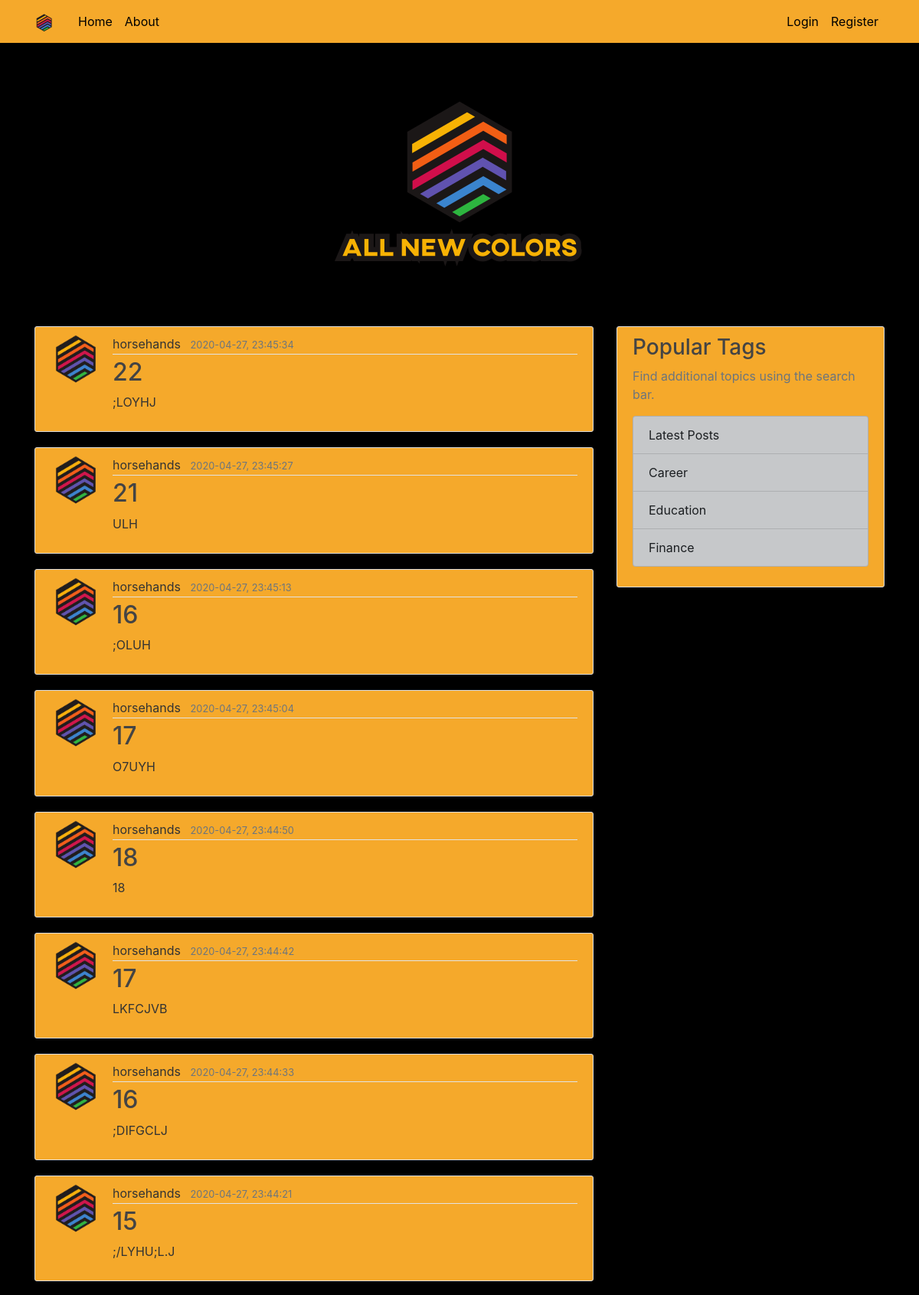
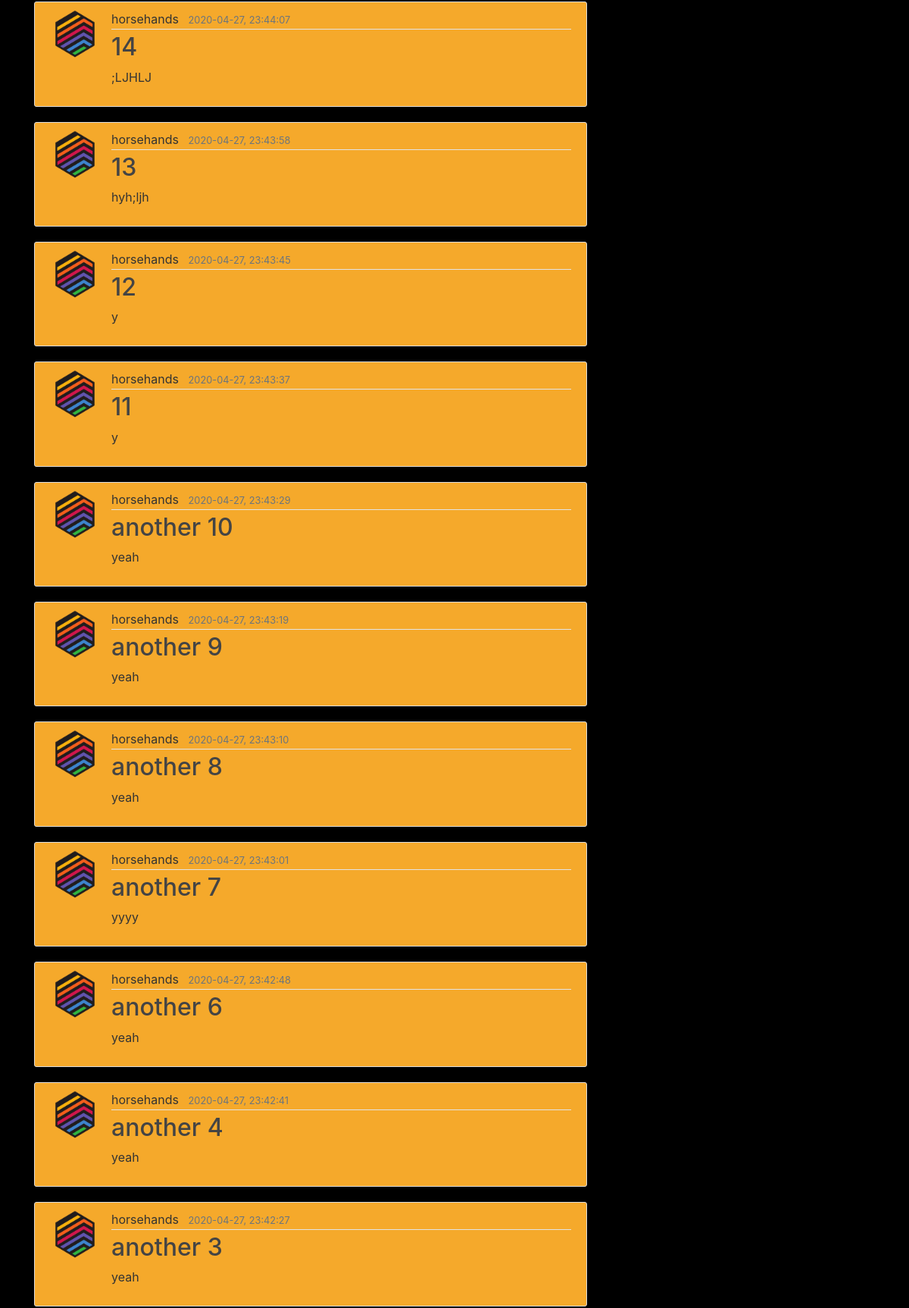
The page /home (upper part) on the database its author committed (2 pictures, top to bottom).
### main/models.py (models this page shows, shortened)
class Post(db.Model):
	id = db.Column(db.Integer, primary_key=True)
	title = db.Column(db.String(100), nullable=False)
	date_posted = db.Column(db.DateTime, nullable=False, default=datetime.utcnow)
	content = db.Column(db.Text, nullable=False)
	user_id = db.Column(db.Integer, db.ForeignKey('user.id'), nullable=False)

class User(db.Model, UserMixin):
	id = db.Column(db.Integer, primary_key=True)
	username = db.Column(db.String(20), unique=True, nullable=False)
	email = db.Column(db.String(120), unique=True, nullable=False)
	image_file = db.Column(db.String(20), nullable=False, default='profile-default.png')
	password = db.Column(db.String(60), nullable=False)
	posts = db.relationship('Post', backref='author', lazy=True)

### main/routes.py (the view)
@app.route('/')
@app.route('/home')
def home():
    page = request.args.get('page', 1, type=int)
    posts = Post.query.order_by(Post.date_posted.desc()).paginate(page=page, per_page=20)
    return render_template('home.html', posts=posts)

### main/templates/home.html (shortened to what this page needs)
{% extends "layout.html" %}
{% block content %}
	{% for post in posts.items %}
    <article class="media content-section">
      <img class="rounded-circle article-img" src="{{ url_for('static', filename='profile_pics/' + post.author.image_file) }}">
      <div class="media-body">
        <div class="article-metadata">
          <a class="mr-2" href="{{ url_for('user_posts', username=post.author.username) }}">{{ post.author.username }}</a>
          <small class="text-muted">{{ post.date_posted.strftime("%Y-%m-%d, %H:%M:%S") }}</small>
        </div>
        <h2><a class="article-title" href="{{ url_for('post', post_id=post.id) }}">{{ post.title }}</a></h2>
        <p class="article-content">{{ post.content }}</p>
      </div>
    </article>
  {% endfor %}
{% endblock content %}

### main/templates/layout.html (shortened to what this page needs)
<!DOCTYPE html>
<html>
<head>
    <link rel="stylesheet" href="https://stackpath.bootstrapcdn.com/bootstrap/4.4.1/css/bootstrap.min.css">
    <link rel="stylesheet" type="text/css" href="{{ url_for('static', filename='main.css') }}">
</head>
<body>
<header class="site-header">
  <nav class="navbar navbar-expand-md navbar-dark bg-yellow fixed-top">
    <div class="container">
      <a class="navbar-brand mr-4" href="/"><img src=" {{ url_for('static', filename='/img/anc-logo-nav.png') }}"></a>
      <div class="collapse navbar-collapse" id="navbarToggle">
        <div class="navbar-nav mr-auto">
          <a class="nav-item nav-link" href="{{ url_for('home') }}">Home</a>
          <a class="nav-item nav-link" href="{{ url_for('about') }}">About</a>
        </div>
        <div class="navbar-nav">
          {% if current_user.is_authenticated %}
          <a class="nav-item nav-link" href="{{ url_for('new_post') }}">Post</a>
          <a class="nav-item nav-link" href="{{ url_for('account') }}">Account</a>
          <a class="nav-item nav-link" href="{{ url_for('logout') }}">Logout</a>
          {% else %}
          <a class="nav-item nav-link" href="{{ url_for('login') }}">Login</a>
          <a class="nav-item nav-link" href="{{ url_for('register') }}">Register</a>
          {% endif %}
        </div>
      </div>
    </div>
  </nav>
</header>
<main role="main" class="container">
	<div class="container" style="text-align: center">
		<img style = "padding-top: 4vh; padding-bottom: 8vh;" src=" {{ url_for('static', filename='/img/website_logo_transparent_background.png') }}">
	</div>
  <div class="row">
    <div class="col-md-8">
      {% block content %}{% endblock %}
    </div>
    <div class="col-md-4">
      <div class="content-section">
        <h3>Popular Tags</h3>
        <p class='text-muted'>Find additional topics using the search bar.
          <ul class="list-group">
            <li class="list-group-item list-group-item-dark">Latest Posts</li>
            <li class="list-group-item list-group-item-dark">Career</li>
            <li class="list-group-item list-group-item-dark">Education</li>
            <li class="list-group-item list-group-item-dark">Finance</li>
          </ul>
        </p>
      </div>
    </div>
  </div>
</main>
</body>
</html>

### main/static/main.css (style rules this page uses)
a { color: #333333; }
body { background: #000000; color: #333333; margin-top: 5rem; }
h1, h2, h3, h4, h5, h6 { color: #444444; }
.bg-yellow { background-color: #F5A92B; }
.site-header .navbar-nav .nav-link { color: #000000; }
.content-section { background: #F5A92B; padding: 10px 20px; border: 1px solid #dddddd; border-radius: 3px; margin-bottom: 20px; }
.article-title { color: #444444; }
.article-content { white-space: pre-line; }
.article-img { height: 65px; width: 65px; margin-right: 16px; }
.article-metadata { padding-bottom: 1px; margin-bottom: 4px; border-bottom: 1px solid #e3e3e3; }

### rows shown on the page
Post: image_file (picture), author.username "horsehands", date_posted "2020-04-27, 23:45:34", title "22", content ";LOYHJ"
Post: image_file (picture), author.username "horsehands", date_posted "2020-04-27, 23:45:27", title "21", content "ULH"
Post: image_file (picture), author.username "horsehands", date_posted "2020-04-27, 23:45:13", title "16", content ";OLUH"
Post: image_file (picture), author.username "horsehands", date_posted "2020-04-27, 23:45:04", title "17", content "O7UYH"
Post: image_file (picture), author.username "horsehands", date_posted "2020-04-27, 23:44:50", title "18", content "18"
Post: image_file (picture), author.username "horsehands", date_posted "2020-04-27, 23:44:42", title "17", content "LKFCJVB"
Post: image_file (picture), author.username "horsehands", date_posted "2020-04-27, 23:44:33", title "16", content ";DIFGCLJ"
Post: image_file (picture), author.username "horsehands", date_posted "2020-04-27, 23:44:21", title "15", content ";/LYHU;L.J"
Post: image_file (picture), author.username "horsehands", date_posted "2020-04-27, 23:44:07", title "14", content ";LJHLJ"
Post: image_file (picture), author.username "horsehands", date_posted "2020-04-27, 23:43:58", title "13", content "hyh;ljh"
Post: image_file (picture), author.username "horsehands", date_posted "2020-04-27, 23:43:45", title "12", content "y"
Post: image_file (picture), author.username "horsehands", date_posted "2020-04-27, 23:43:37", title "11", content "y"
Post: image_file (picture), author.username "horsehands", date_posted "2020-04-27, 23:43:29", title "another 10", content "yeah"
Post: image_file (picture), author.username "horsehands", date_posted "2020-04-27, 23:43:19", title "another 9", content "yeah"
Post: image_file (picture), author.username "horsehands", date_posted "2020-04-27, 23:43:10", title "another 8", content "yeah"
Post: image_file (picture), author.username "horsehands", date_posted "2020-04-27, 23:43:01", title "another 7", content "yyyy"
Post: image_file (picture), author.username "horsehands", date_posted "2020-04-27, 23:42:48", title "another 6", content "yeah"
Post: image_file (picture), author.username "horsehands", date_posted "2020-04-27, 23:42:41", title "another 4", content "yeah"
Post: image_file (picture), author.username "horsehands", date_posted "2020-04-27, 23:42:27", title "another 3", content "yeah"
